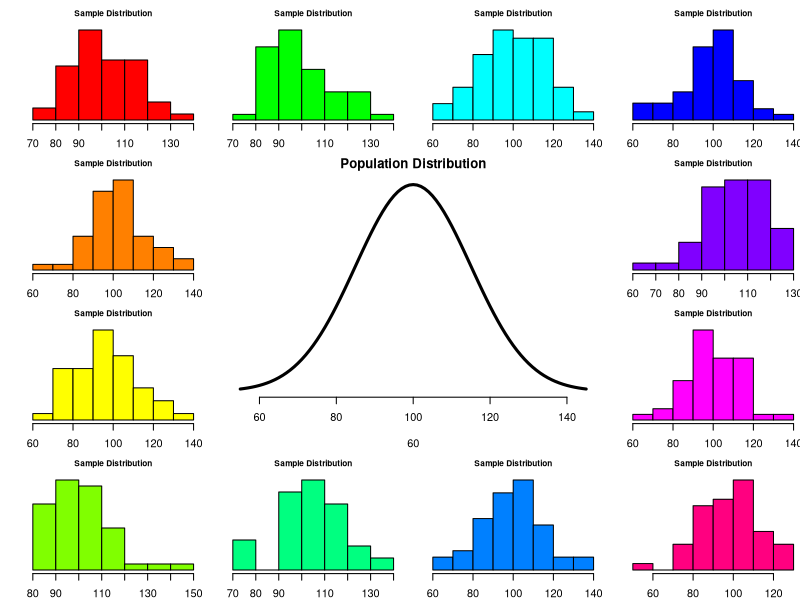
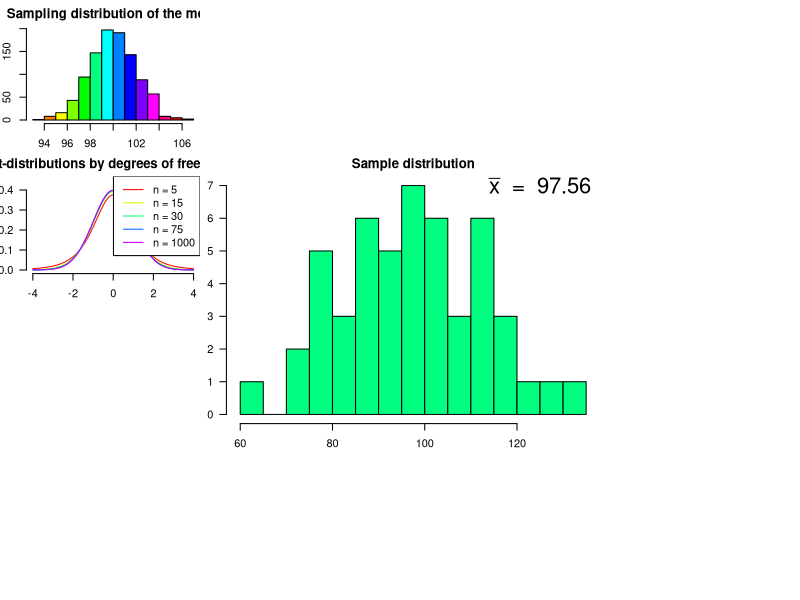
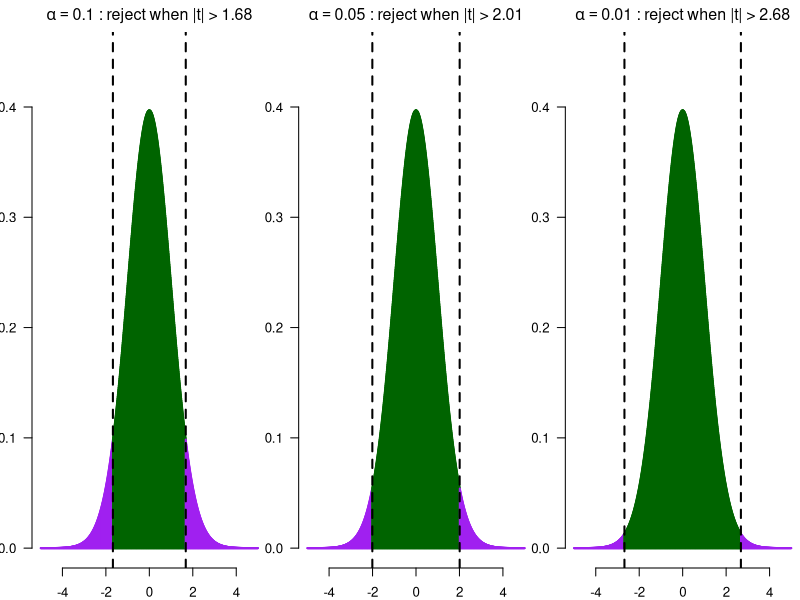

Reproduce these figures in R, in order.
## ---- chunk 1
#| output-location: slide
#| code-line-numbers: "3-4|6-7|14"
set.seed(123)
layout(matrix(c(2:6,1,1,7:8,1,1,9:13), 4, 4))

n  <- 50    # Sample size
df <- n - 1 # Degrees of freedom

mu    <- 100
sigma <- 15

IQ <- seq(mu-45, mu+45, 1)

par(mar=c(4,2,2,0))  
plot(IQ, dnorm(IQ, mean = mu, sd = sigma), type='l', col="black", main = "Population Distribution", 
     lwd = 3, bty= "n", axes = FALSE, xlab = c(60, 140))
axis(1)

n.samples <- 12

for(i in 1:n.samples) {
  
  par(mar=c(2,2,2,0))  
  hist(rnorm(n, mu, sigma), main="Sample Distribution", xlab = c(60, 140),
       cex.axis=.5, col=rainbow(12)[i], cex.main = .75, las = 1, axes = FALSE)
axis(1)
  
}
## ---- chunk 2
x <- rnorm(n, mu, sigma); x
## ---- chunk 3
#| output-location: slide
hist(x, main = "Sample distribution", col = rainbow(12)[6], breaks = 15, las =1)
text(125, 7, bquote(bar(x) ~ " = " ~ .(round(mean(x),2))), cex = 2)
## ---- chunk 4
n.samples     <- 1000
mean.x.values <- vector()

for(i in 1:n.samples) {
  x <- rnorm(n, mu, sigma)
  mean.x.values[i] <- mean(x)
}
## ---- chunk 5
#| output-location: slide

hist(mean.x.values, 
     col  = rainbow(12),
     main = "Sampling distribution of the mean", 
     xlab = "1,000 sample means")
## ---- chunk 6

## ---- chunk 7
myTs <- seq(-4, 4, .01)

multiple.n  <- c(5, 15, 30, 75, 1000)
multiple.df <- multiple.n - 1
col         <- rainbow(length(multiple.df))

plot(myTs,  dt(myTs, multiple.df[1]), type = "l", 
     xlim = c(-4,4), ylim = c(0,.45), 
     xlab = "t", ylab = "density", las = 1, bty = "n",
     col = col[1], main = "t-distributions by degrees of freedom")

for (i in 2:length(multiple.df)) { 
  lines(myTs, dt(myTs, multiple.df[i]), type = "l", col = col[i], lwd = 1)
} 
legend("topright", legend = paste("n =", multiple.n), lty = 1, col = col)
## ---- chunk 8
# Drawn the way the NHST_Continuous applet draws it: the density as a dense set
# of vertical lines, green where we retain H0 and purple where we reject, so the
# continuous case rhymes with the binomial spikes from lecture 3. Shared with
# the correlation section further down.
tCurve <- function(df, alpha = .05, sided = "two", observed = NULL, main = NULL,
                   showRegion = TRUE) {

  lim     <- max(5, ceiling(abs(c(observed, 0))) + 1)
  xVals   <- seq(-lim, lim, length.out = 1e3)
  twoCols <- c("darkgreen", "purple")   # retain / reject, as in the applet
  yMax    <- .45

  crit <- switch(sided,
                 two   = c(qt(alpha / 2, df), qt(1 - alpha / 2, df)),
                 right = c(-Inf, qt(1 - alpha, df)),
                 left  = c(qt(alpha, df), Inf),
                 none  = c(-Inf, Inf))

  if (!showRegion) crit <- c(-Inf, Inf)   # p-value slides show no decision region
  cols <- ifelse(xVals > crit[1] & xVals < crit[2], twoCols[1], twoCols[2])

  plot(xVals, dt(xVals, df),
       col  = cols,
       type = "h",
       lwd  = 2,
       las  = 1,
       ylab = "Density",
       xlab = "t",
       ylim = c(0, yMax),
       bty  = "n",
       main = main)

  for (v in crit[is.finite(crit)]) abline(v = v, lwd = 2, lty = 2)

  # The observed value and everything more extreme, in black: that area is the
  # p-value, kept distinct from the purple decision region.
  if (!is.null(observed)) {
    more <- if (sided == "two") xVals[abs(xVals) >= abs(observed)] else xVals[xVals >= observed]
    lines(more, dt(more, df), type = "h", lwd = 2)
    arrows(x0 = observed, x1 = observed, y0 = 0, y1 = yMax * .72,
           col = "darkred", lwd = 3, length = 0)

    p    <- pt(abs(observed), df, lower.tail = FALSE) * if (sided == "two") 2 else 1
    labX <- min(max(observed, -lim + 1.2), lim - 1.2)
    text(labX, yMax * .82, paste("t =", round(observed, 2)), cex = .9)
    text(labX, yMax * .92,
         if (p < .001) "p < .001" else paste("p =", round(p, 3)), cex = .9)
  }
  invisible(crit)
}

dfT <- n - 1   # the n = 50 example above

layout(matrix(1:3, 1, 3))
par(cex = 0.8, cex.lab = 1.2, cex.main = 1.2)

for (a in c(.10, .05, .01)) {
  tcrit <- qt(1 - a / 2, dfT)
  tCurve(dfT, alpha = a, sided = "two",
         main = bquote(alpha == .(a) ~ ": reject when |t| >" ~ .(round(tcrit, 2))))
}
